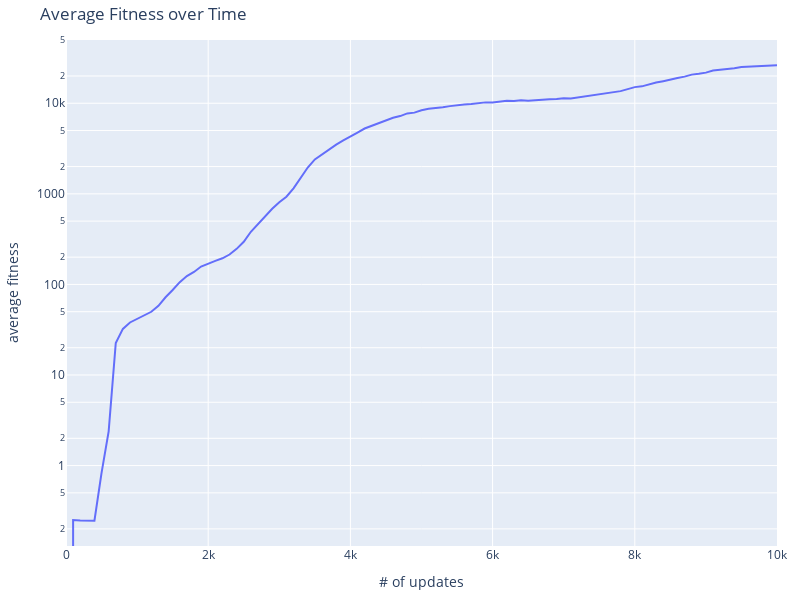

The code cell stored with this chart in its notebook:
### Code cell
plot_graph(file_name=dir_path + "/" + fname)
